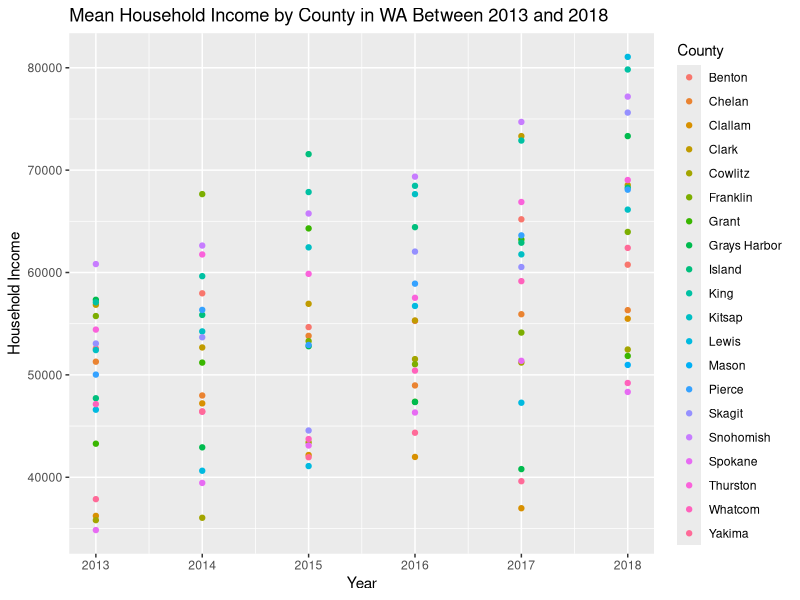
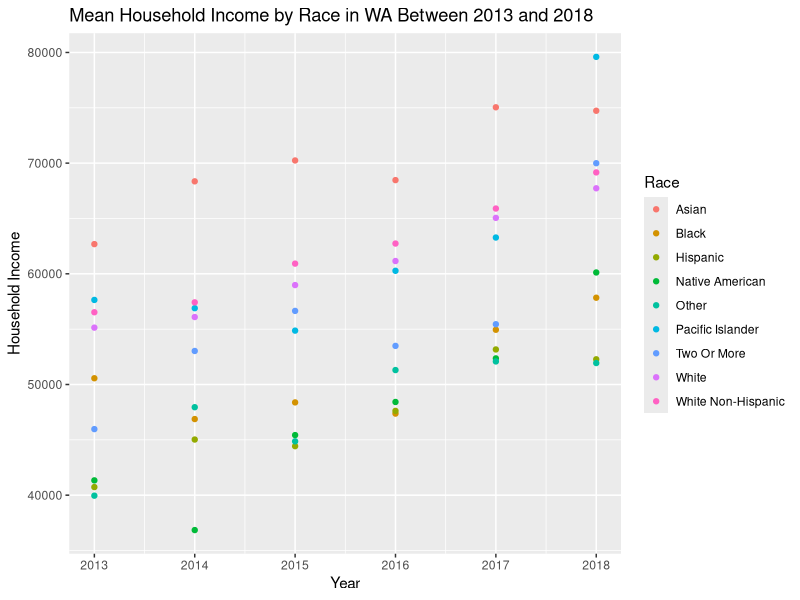

R code for these plots, in order:
# Group 5: Vriana Gatdula, Rona Guo, Aubrey Jones, Max Wang
# INFO 201 A // AE
# Exploratory Analysis

# Setup ------------------------------------------------------------------------

# Load the necessary packages.
library(dplyr)
install.packages("ggplot2")
library(ggplot2)
library(stringr)
library(tidyverse)

# Loading the relevant dataset. Note: Go to Session > Set Working Direction to
# change to this folder to have the file path run properly.
income_by_location <- read.csv("income_by_location.csv")

# Chart 2 ----------------------------------------------------------------------

wa_income_location <- income_by_location %>%
  filter(`ID.Race` >= "1", `ID.Race` <= "9") %>%
  mutate("County" = str_sub(Geography, 1, -11)) %>%
  select(Race, Year, `Household.Income.by.Race`, County)

race_plot_data <- wa_income_location %>%
  group_by(Race, Year) %>%
  summarize(mean_race = mean(Household.Income.by.Race))

race_plot <- ggplot(data = race_plot_data) +
  geom_point(mapping = aes(x = Year, y = `mean_race`,
                           color = Race)) +
  labs(title = "Mean Household Income by Race in WA Between 2013 and 2018",
       x = "Year",
       y = "Household Income")

county_plot_data <- wa_income_location %>%
  group_by(County, Year) %>%
  summarize(mean_county = mean(Household.Income.by.Race))

county_plot <- ggplot(data = county_plot_data) +
  geom_point(mapping = aes(x = Year, y = `mean_county`,
                           color = County)) +
  labs(title = "Mean Household Income by County in WA Between 2013 and 2018",
       x = "Year",
       y = "Household Income",
       color = "County")
